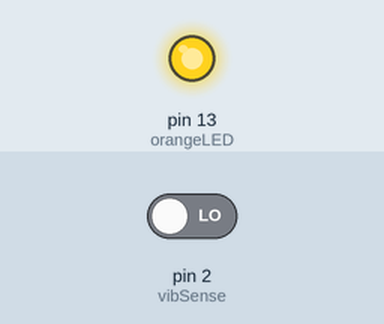
Bench run of a sketch on a simulated Arduino Uno, built with avr-gcc and run on an emulated ATmega328P. Parts: output pins drawn as LEDs (lit = HIGH). The test bench sets the inputs (shaded band); at power-on: pin 2 (vibSense) LOW.

Above: at 1.2 s.
1.3 s: pin 2 (vibSense) driven HIGH
At 1.9 s:
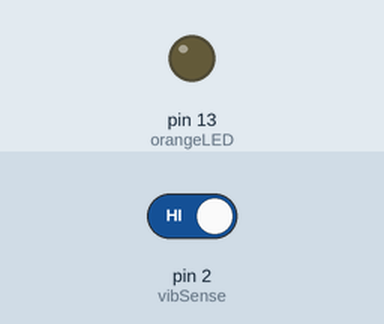
2.8 s: pin 2 (vibSense) driven LOW
At 3.1 s:
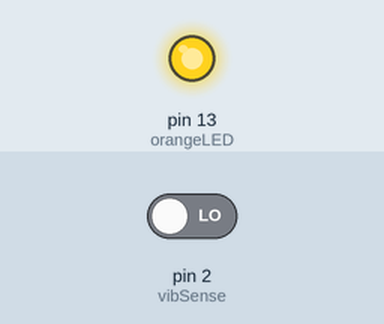
Timing chart, 0 to 5.8 s (numbered marks = the images above; inputs shaded):
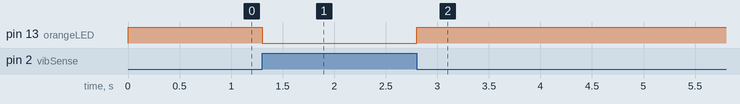

Measured:
- after the input at 1.3 s, pin 13 (orangeLED): HIGH → LOW at once
- after the input at 2.8 s, pin 13 (orangeLED): LOW → HIGH at once

The sketch:

vibration_sensor.ino
```cpp
// constants won't change. They're used here to set pin numbers:
const int vibSense = 2;     // the number of the pushbutton pin
const int orangeLED =  13;      // the number of the buzzer pin

// variables will change:
int vibState = 0;         // variable for reading the pushbutton status

void setup() {
  // initialize the LED pin as an output:
  pinMode(orangeLED, OUTPUT);
  // initialize the pushbutton pin as an input:
  pinMode(vibSense, INPUT);
}

void loop() {
  // read the state of the pushbutton value:
  vibState = digitalRead(vibSense);

  // check if the pushbutton is pressed. If it is, the buttonState is HIGH:
  if (vibState == HIGH) {
    // turn LED on:
    digitalWrite(orangeLED, LOW);
  } else {
    // turn LED off:
    digitalWrite(orangeLED, HIGH);
  }
}
```
